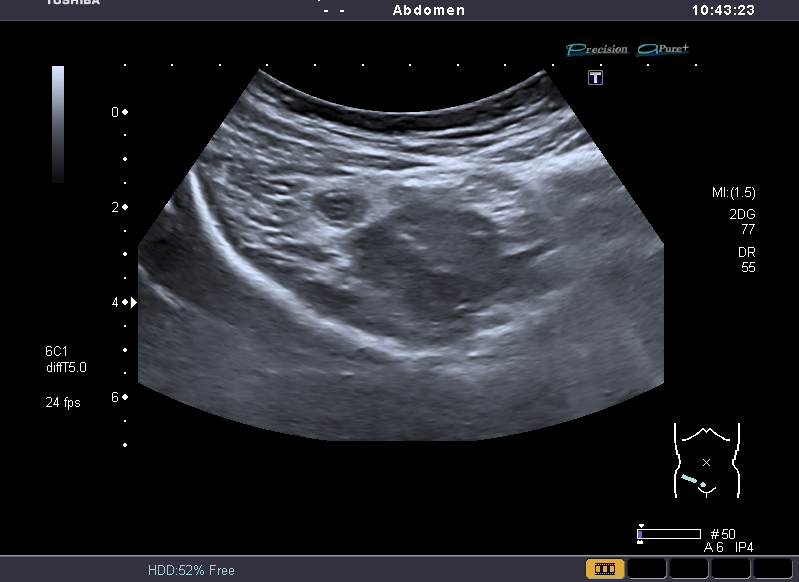
#> input picture us_images/selection/con_info/103.3 App.bmp, 799 x 582 px, found by its file name; its folder holds only this picture in this run
$ jupyter execute --allow-errors 'Procesamiento_de_imagenes (CROSSVALIDATION K-FOLD).ipynb'
#> lines starting #> are read from the running program, lines starting #| are printed output that depends on the picture; after the words box and inside, x2 and y2 are one past the last pixel; in counts of white or black regions, pixels touching at a corner belong together
# **Preprocesamiento de imágenes**

El presente notebook tiene como objetivo el preprocesar las imágenes de ultrasonido antes de incorporarlas en el entrenamiento y evaluación de la inteligencia artificial.

## Resumen

Como ya se comentó en el archivo README.md, las imágenes de ultrasonido son en su totalidad capturas de pantallas del software donde se visualizan. Generalmente estas capturas de pantalla las generan los radiólogos para poder hacer apuntes o marcas que ayuden al diagnóstico por parte del médico. Si bien se podría hacer un uso completo de todas las imágenes, la información del software que se cuela en la captura de pantalla podría ser irrelevante en el entrenamiento y de momento no se tiene claro que tanto lo podría alterar, por lo cuál a través de OpenCV (cv2) se detectaron los bordes de la imagen para generar el recorte.

Este procesamiento consta de **4** códigos
- **select_1.py**: Se encarga de tomar todas las imágenes de las que se dispone, hacer un primer filtrado a una carpeta 'selection' con 3 subcarpetas:
    ```
    selection
        con_info: Guarda las imágenes que si tienen diagnóstico
        no_apendice: Guarda las imágenes donde no es posible ver el apéndice
        no_paciente: No se poseen los datos necesarios para clasificar estas imágenes
    ```

- **crop_2.py**: Toma las imágenes de la subcarpetas 'con_info' y 'no_apendice', las recorta con identificación de bordes y los resultados los envía a las siguientes carpeta y subcarpetas:
    ```
    recortes
        con_info: Guarda las imágenes recortadas que si tienen diágnóstico

    ordenadas
        no_apendice: Guarda directamente las imágenes recortadas que sabemos que no muestra el apendice.
    ```

- **select_3.py**: Toma todas las imágenes de la carpeta 'recortes' y las organiza en la carpeta 'ordenadas'
    ```
    ordenadas
        apendicitis: Guarda las imágenes recortadas donde se ve el apéndice y el diagnóstico fue apendicitis
        no_apendicitis: Guarda las imágenes recortadas donde se ve el apéndice y el diagnóstico fue NO apendicitis
        no_apendice: Guarda directamente las imágenes recortadas que sabemos que no muestra el apendice.
    ```

- **ia_data_4.py**: análisis de los resultados de las imágenes.
- **ia_data_5.py**: balanceo de las imágenes, normalización, reshape, vectorización y disposición de la info lista para utilizar en la ia.

Es importante resaltar que todos estos códigos tuvieron que correrse localmente, pues su uso en colab suele ser más lento, dificultando el proceso de desarrollo. Una vez creadas las carpetas (deben estar vacías) que deben ser muy parecidas a las estructuradas en este repositorio, se deben correr los código en el orden marcado para evitar problemas.

# Metodología

## Primer filtrado

Son 2097 imágenes, pero se deben clasificar haciendo uso de los datos estructurados.

### Carpetas:

Se encarga de tomar todas las imágenes de las que se dispone, hacer un primer filtrado a una carpeta 'selection' con 3 subcarpetas:

```
    selection
        con_info: Guarda las imágenes que si tienen diagnóstico
        no_apendice: Guarda las imágenes donde no es posible ver el apéndice
        no_paciente: No se poseen los datos necesarios para clasificar estas imágenes
```


[cell 1]
# select_1.py

'''
Con este código se pretenden seleccionar las imágenes que cuenten
con información suficiente para poder entrenar el modelo

El resultado de este código entrará al código 'crop.py'
para recortar cada una de las imágenes.
'''

# Importar las librerías necesarias
import pandas as pd
import os
import re
import traceback
import shutil

# Ruta del archivo de la base de datos estructurada
file_path = r'C:\Users\rrv14\Desktop\UdeA\SEMINARIO UdeA\SEMINARIO\datos_monografia-main\structured_data\app_data.xlsx'

# Cargar la primera hoja del archivo Excel en un DataFrame
#> (the rest of this cell did not finish here and is left out)

## Recorte

Aquí se hace uso de la identificación de bordes y se especifica que se descarten aquellos bordes menores a 250 pixeles y cuyo lado más  largo sea mayor a 1.5 veces el lado más corto. Esto evita que se recorten pequeños cuadros que hay en las capturas de pantalla.

### Carpetas:
Toma las imágenes de la subcarpetas 'con_info' y 'no_apendice', las recorta con identificación de bordes y los resultados los envía a las siguientes carpeta y subcarpetas:

```
    recortes
        Guarda las imágenes recortadas que si tienen diágnóstico

    ordenadas
        no_apendice: Guarda directamente las imágenes recortadas que sabemos que no muestra el apendice.
 ```

[cell 2]
# crop.py

import cv2
import os

def ajustar_niveles(imagen, nivel_min, nivel_max):
    """
    Ajusta los niveles de la imagen utilizando cv2.normalize.
    """
    return cv2.normalize(imagen, None, alpha=nivel_min, beta=nivel_max, norm_type=cv2.NORM_MINMAX)

def encontrar_y_recortar_imagen(input_path, output_path):
    """
    Encuentra la imagen de ultrasonido dentro de una captura de pantalla y la recorta
    sin modificar el brillo y el contraste en la imagen recortada.
    """
    # Leer la imagen original
    imagen_original = cv2.imread(input_path, cv2.IMREAD_UNCHANGED)
#> imagen_original is the input picture: shape (582, 799, 3); mean B, G, R 41.2, 36.8, 35.3

    # Convertir la imagen a escala de grises
    imagen_gris = cv2.cvtColor(imagen_original, cv2.COLOR_BGR2GRAY)

    # Ajustar los niveles de la imagen para mejorar el contraste
    imagen_contrastada = ajustar_niveles(imagen_gris, 0, 255)

    # Umbralizar la imagen para obtener una binarización
    _, imagen_binaria = cv2.threshold(imagen_contrastada, 1, 255, cv2.THRESH_BINARY)
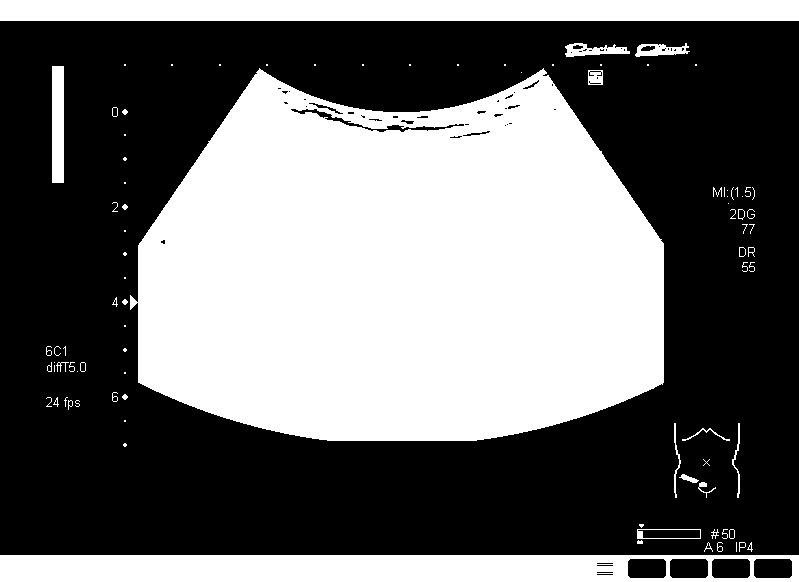
#> imagen_binaria: shape (582, 799); 42.2% white; 91 white regions (48 under 20 px)

    # Encontrar los contornos en la imagen binaria
    contornos, _ = cv2.findContours(imagen_binaria, cv2.RETR_EXTERNAL, cv2.CHAIN_APPROX_SIMPLE)
#> contornos = 91 contours, 66 with area under 20; largest, box (x1, y1, x2, y2) and area: (130, 68, 664, 441) 156720, (0, 555, 799, 582) 20748, (0, 0, 799, 21) 15960, (52, 66, 64, 183) 1276, (637, 529, 701, 539) 567

    # Procesar cada contorno encontrado
    for contorno in contornos:
        # Calcular el rectángulo delimitador para el contorno
        x, y, ancho, alto = cv2.boundingRect(contorno)
        borde_mas_corto = min(ancho, alto)
        borde_mas_largo = max(ancho, alto)
        proporcion = borde_mas_largo / borde_mas_corto

        # Comprobar si el contorno cumple con las condiciones de tamaño mínimo y proporción
        if borde_mas_corto >= 250 and proporcion <= 1.5:
            # Recortar la imagen original (sin ajustes de contraste) según el contorno que cumple con los requisitos
            imagen_recortada = imagen_original[y:y+alto, x:x+ancho]

            # Guardar la imagen recortada
            cv2.imwrite(output_path, imagen_recortada)
            break  # Terminar después de procesar el primer contorno válido
#> this loop made 74 passes
#> (x, y, ancho, alto, borde_mas_corto, borde_mas_largo, proporcion) on passes 2, 3, 5, 6, 7, 8, 9, 10, 12, 13, 14, 15: (747, 542, 6, 10, 6, 10, 1.67), (739, 542, 7, 10, 7, 10, 1.43), (717, 542, 6, 10, 6, 10, 1.67), (704, 542, 9, 10, 9, 10, 1.11), (637, 540, 6, 4, 4, 6, 1.5), (729, 529, 6, 10, 6, 10, 1.67), (722, 529, 6, 10, 6, 10, 1.67), (711, 529, 8, 10, 8, 10, 1.25), (639, 524, 5, 4, 4, 5, 1.25), (698, 482, 18, 16, 16, 18, 1.12), (679, 474, 20, 9, 9, 20, 2.22), (703, 459, 7, 7, 7, 7, 1)
#> (contorno, x, y, ancho, alto, borde_mas_corto, borde_mas_largo, proporcion) on passes 1, 4, 11, 20, 28, 30: ([[0, 555], [0, 581], [798, 581], [798, 555]], 0, 555, 799, 27, 27, 799, 29.59), ([[736, 542], [736, 551]], 736, 542, 1, 10, 1, 10, 10), ([[637, 529], [637, 538], [700, 538], [700, 529]], 637, 529, 64, 10, 10, 64, 6.4), ([[124, 420], [124, 421], [125, 421], [125, 420]], 124, 420, 2, 2, 2, 2, 1), ([[124, 372], [124, 373], [125, 373], [125, 372]], 124, 372, 2, 2, 2, 2, 1), ([[54, 365], [54, 371]], 54, 365, 1, 7, 1, 7, 7)

# Rutas de las carpetas de las imágenes originales y destino de los recortes
## Para LAs que tienen diagnóstico
input_folder1 = r'C:\Users\rrv14\Desktop\UdeA\SEMINARIO UdeA\SEMINARIO\datos_monografia-main\selection\con_info'
output_folder1 = r'C:\Users\rrv14\Desktop\UdeA\SEMINARIO UdeA\SEMINARIO\datos_monografia-main\recortes\con_info'


## Para las que no tienen apéndice en la imagen
input_folder2 = r'C:\Users\rrv14\Desktop\UdeA\SEMINARIO UdeA\SEMINARIO\datos_monografia-main\selection\no_apendice'
output_folder2 = r'C:\Users\rrv14\Desktop\UdeA\SEMINARIO UdeA\SEMINARIO\datos_monografia-main\ordenadas\no_apendice'

# Procesar cada archivo de imagen en la carpeta de entrada
def ubicar(input_folder, output_folder):
    '''
    Esta función permite a unas rutas dadas tomar las fotos que allí
    se encuentran, recortarlas y moverlas a otra ubicación
    '''
    for filename in os.listdir(input_folder):
        try:
            if filename.lower().endswith(('.png', '.jpg', '.jpeg', '.bmp')):
                input_path = os.path.join(input_folder, filename)
                base_name = os.path.splitext(filename)[0] + '.png'  # Cambiar la extensión a .png
                output_path = os.path.join(output_folder, base_name)

                # Intentar procesar la imagen
                try:
                    encontrar_y_recortar_imagen(input_path, output_path)
                except Exception as e:
                    print(f"No se pudo procesar el archivo {filename}: {e}")
        except Exception as e:
            print(f"No se pudo procesar el archivo {filename}: {e}")

# Procesar imágenes con diagnóstico
ubicar(input_folder1, output_folder1)

# Procesar imágenes sin apendice
#> (the rest of this cell did not finish here and is left out)


$ run again, on us_images/selection/con_info/170.3 App_M.bmp
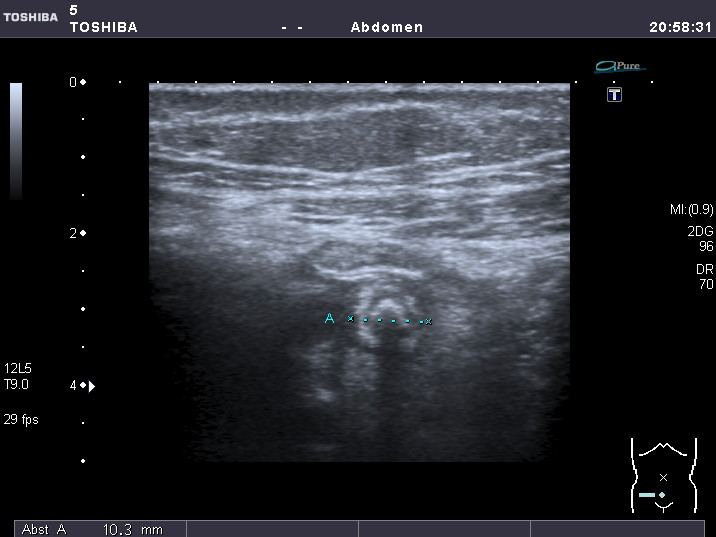
#> input picture us_images/selection/con_info/170.3 App_M.bmp, 716 x 537 px, found by its file name
#> in encontrar_y_recortar_imagen, imagen_original is the input picture: shape (537, 716, 3); mean B, G, R 46.7, 41.4, 39.7
#> in encontrar_y_recortar_imagen, `_, imagen_binaria = cv2.threshold(imagen_contrastada, 1, 255, cv2.THRE..`:
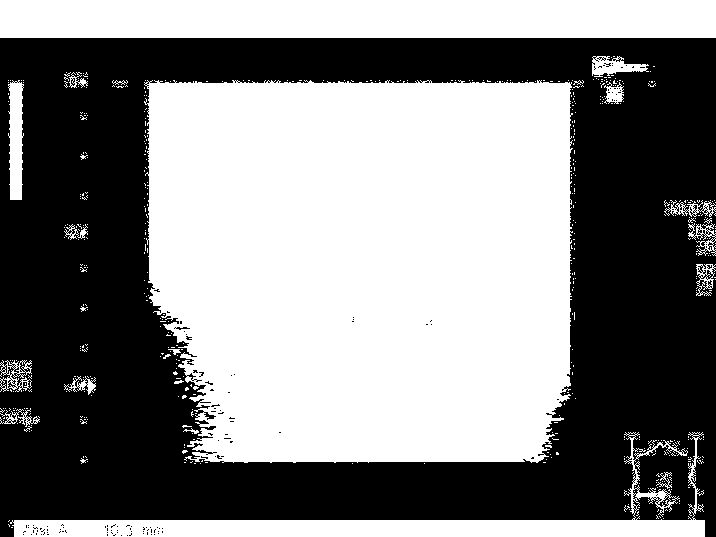
#> imagen_binaria: shape (537, 716); 51.6% white; 133 black regions (131 under 20 px)
#> contornos = 494 contours, 478 with area under 20; largest, box (x1, y1, x2, y2) and area: (144, 80, 573, 463) 151371, (0, 0, 716, 38) 26455, (10, 432, 705, 537) 12018, (8, 80, 24, 200) 1358, (592, 56, 649, 77) 620
#> the loop in encontrar_y_recortar_imagen, `for contorno in contornos:` made 463 passes
#> (x, y, ancho, alto, borde_mas_corto, borde_mas_largo, proporcion) on passes 4, 6, 7: (663, 518, 1, 1, 1, 1, 1), (656, 515, 3, 4, 3, 4, 1.33), (636, 511, 3, 5, 3, 5, 1.67)

$ run again, on us_images/selection/con_info/176.2 App_M.bmp
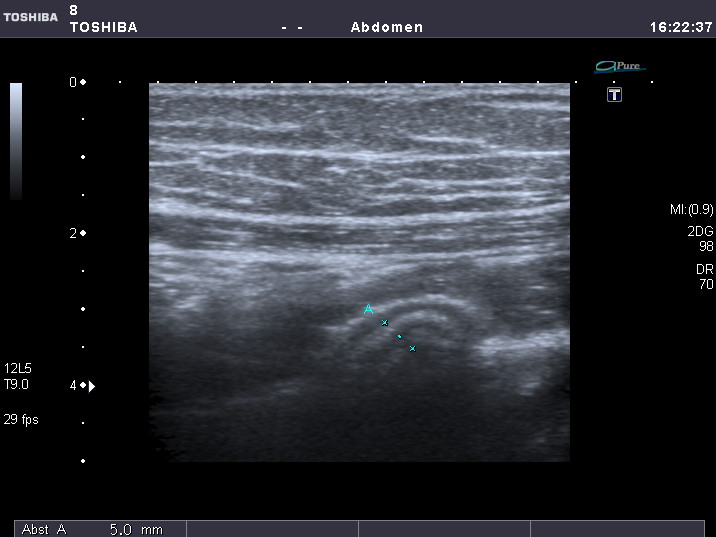
#> input picture us_images/selection/con_info/176.2 App_M.bmp, 716 x 537 px, found by its file name
#> in encontrar_y_recortar_imagen, imagen_original is the input picture: shape (537, 716, 3); mean B, G, R 49.7, 44, 42.1
#> in encontrar_y_recortar_imagen, `_, imagen_binaria = cv2.threshold(imagen_contrastada, 1, 255, cv2.THRE..`:
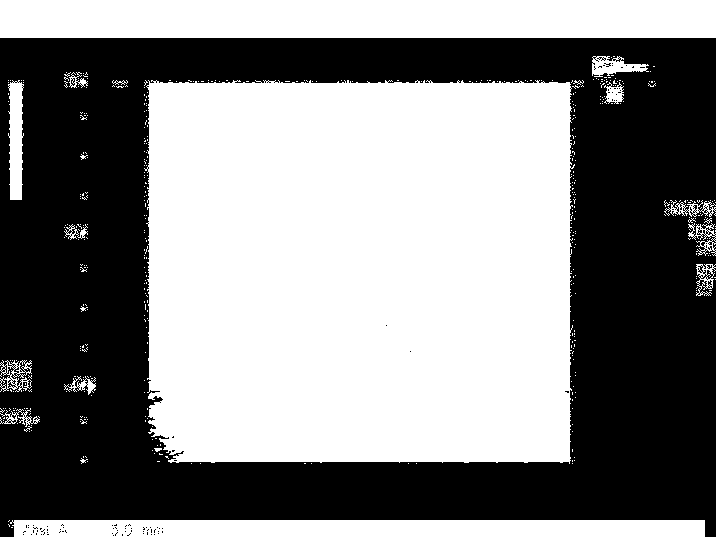
#> imagen_binaria: shape (537, 716); 53% white; 95 black regions (94 under 20 px)
#> contornos = 438 contours, 424 with area under 20; largest, box (x1, y1, x2, y2) and area: (144, 80, 575, 464) 158520, (0, 0, 716, 38) 26455, (10, 520, 705, 537) 11043, (8, 80, 24, 200) 1358, (592, 56, 649, 77) 620
#> the loop in encontrar_y_recortar_imagen, `for contorno in contornos:` made 407 passes
#> (x, y, ancho, alto, borde_mas_corto, borde_mas_largo, proporcion) on passes 3, 5, 6: (10, 520, 695, 17, 17, 695, 40.88), (572, 463, 1, 1, 1, 1, 1), (416, 463, 1, 1, 1, 1, 1)

$ run again, on us_images/selection/con_info/348.1 App.bmp
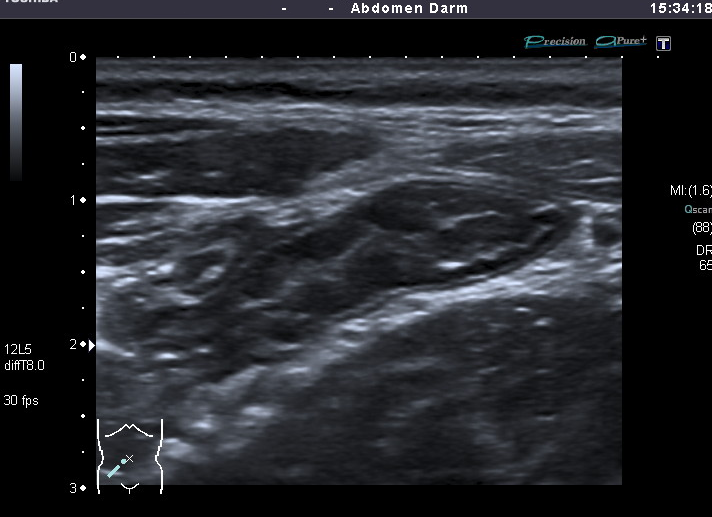
#> input picture us_images/selection/con_info/348.1 App.bmp, 712 x 517 px, found by its file name
#> in encontrar_y_recortar_imagen, imagen_original is the input picture: shape (517, 712, 3); mean B, G, R 44.2, 39.4, 37.7
#> in encontrar_y_recortar_imagen, `_, imagen_binaria = cv2.threshold(imagen_contrastada, 1, 255, cv2.THRE..`:
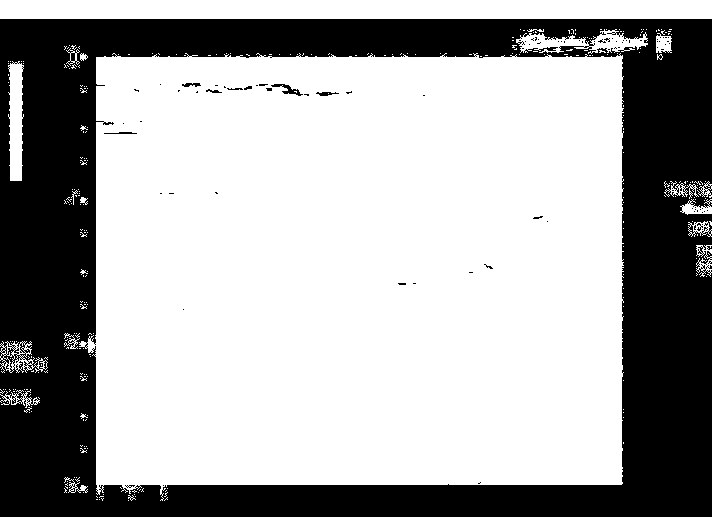
#> imagen_binaria: shape (517, 712); 66.5% white; 92 black regions (83 under 20 px)
#> contornos = 298 contours, 281 with area under 20; largest, box (x1, y1, x2, y2) and area: (79, 53, 624, 501) 224630, (0, 0, 712, 19) 12798, (8, 61, 24, 181) 1358, (516, 29, 648, 54) 1329, (0, 341, 48, 373) 757
#> the loop in encontrar_y_recortar_imagen, `for contorno in contornos:` made 245 passes
#> (x, y, ancho, alto, borde_mas_corto, borde_mas_largo, proporcion) on passes 1, 2, 4: (128, 500, 1, 1, 1, 1, 1), (99, 499, 1, 1, 1, 1, 1), (101, 498, 3, 3, 3, 3, 1)

$ run again, on us_images/selection/con_info/103.9 App_M.bmp
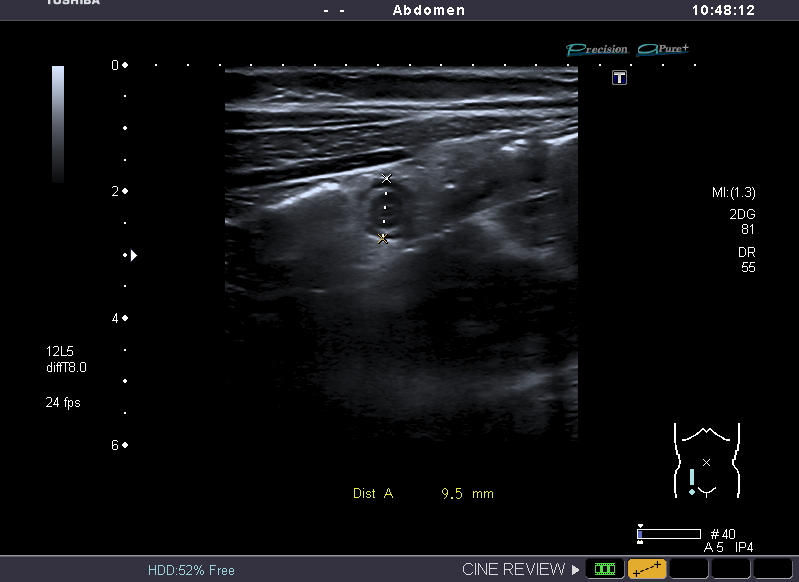
#> input picture us_images/selection/con_info/103.9 App_M.bmp, 799 x 582 px, found by its file name
#> in encontrar_y_recortar_imagen, imagen_original is the input picture: shape (582, 799, 3); mean B, G, R 17.8, 15.9, 15.5
#> in encontrar_y_recortar_imagen, `_, imagen_binaria = cv2.threshold(imagen_contrastada, 1, 255, cv2.THRE..`:
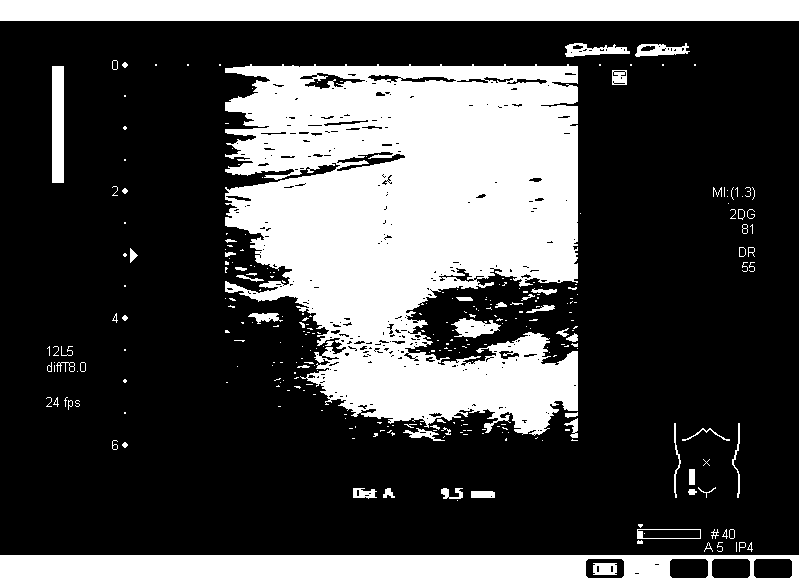
#> imagen_binaria: shape (582, 799); 29.4% white; 297 white regions (222 under 20 px)
#> contornos = 292 contours, 248 with area under 20; largest, box (x1, y1, x2, y2) and area: (225, 64, 578, 436) 94779, (0, 555, 799, 582) 20748, (0, 0, 799, 21) 15960, (52, 66, 64, 183) 1276, (637, 529, 701, 539) 567
#> the loop in encontrar_y_recortar_imagen, `for contorno in contornos:` made 284 passes
#> (x, y, ancho, alto, borde_mas_corto, borde_mas_largo, proporcion) on passes 2, 3, 5: (747, 542, 6, 10, 6, 10, 1.67), (739, 542, 7, 10, 7, 10, 1.43), (717, 542, 6, 10, 6, 10, 1.67)
